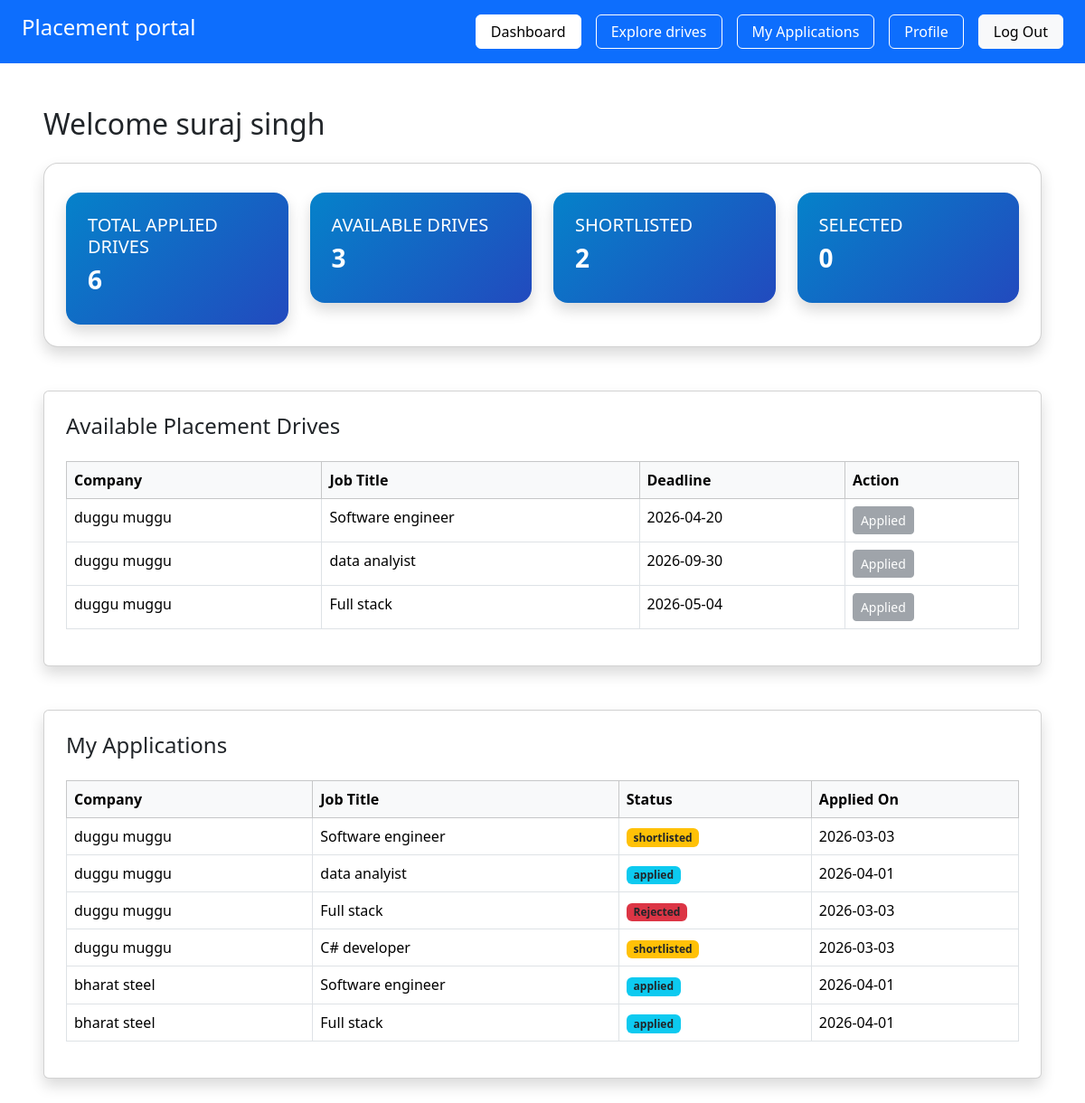
The page /student/dashboard (signed in) on the database as committed earlier.
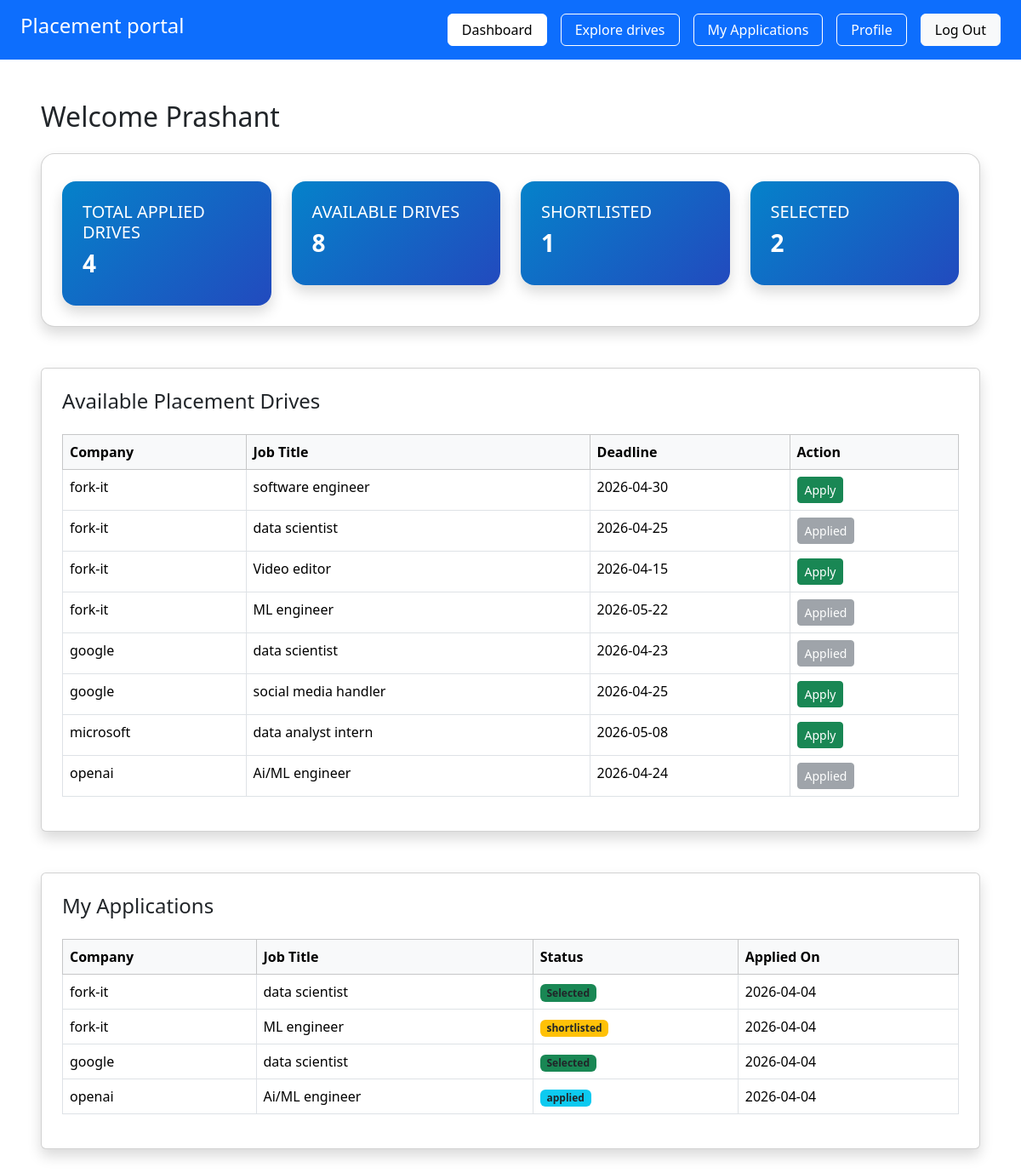
The same page on the database as committed later.
### app/models.py (models this page shows, shortened)
class Student(db.Model):
     __tablename__ = "students"
     id = db.Column(db.Integer, primary_key=True )
     user_id = db.Column(db.Integer, db.ForeignKey("users.id"), nullable=False)
     name = db.Column(db.String(100), nullable=False)
     roll_no = db.Column(db.String(50), unique=True, nullable=False)
     branch= db.Column(db.String(50))
     cgpa=db.Column(db.Float)
     phone = db.Column(db.String(15))
     resume = db.Column(db.String(200))
     is_blacklisted = db.Column(db.Boolean, default=False)
     user = db.relationship("User", backref=db.backref("student", uselist=False), uselist=False )

class PlacementDrive(db.Model):
     __tablename__ = "placement_drives"
     id = db.Column(db.Integer, primary_key=True)
     company_id = db.Column(db.Integer, db.ForeignKey("companies.id"), nullable=False)
     job_title = db.Column(db.String(150), nullable=False )
     description = db.Column(db.Text)
     eligibility= db.Column(db.String(200))
     deadline = db.Column(db.Date)
     status = db.Column(db.String(20) , default = 'pending')
     created_at  = db.Column(db.DateTime, default=datetime.utcnow)
     company= db.relationship('Company', backref='drives')

class Company(db.Model):
     __tablename__ = "companies"
     id = db.Column(db.Integer, primary_key=True)
     user_id = db.Column(db.Integer, db.ForeignKey("users.id"), nullable=False)
     company_name = db.Column(db.String(150), nullable=False)
     hr_name = db.Column(db.String(100))
     website = db.Column(db.String(150))
     approval_status = db.Column(db.String(20), default="pending")
     is_blacklisted = db.Column(db.Boolean, default=False)
     user = db.relationship("User", backref=db.backref("company", uselist=False),uselist=False)

class Application(db.Model):
     __tablename__ = "applications"
     id = db.Column(db.Integer, primary_key=True)
     student_id = db.Column(db.Integer, db.ForeignKey("students.id"), nullable=False)
     drive_id =db.Column(db.Integer, db.ForeignKey("placement_drives.id"), nullable=False)
     applied_on =db.Column(db.DateTime, default=datetime.utcnow)
     status = db.Column(db.String(20), default="applied")
     student = db.relationship("Student", backref="applications")
     drive= db.relationship("PlacementDrive", backref="applications")
     __table_args__ = (
          db.UniqueConstraint("student_id","drive_id", name="unique_application"),
     )

### app/student/routes.py (the view)
@student.route('/student/dashboard')
@login_required
def s_student():
    if current_user.role != "student":
        return "Unauthorized", 403
    stu = Student.query.filter_by(user_id=current_user.id).first()
    if not stu:
        return "Student profile not found", 404
    available_drives = PlacementDrive.query.filter_by(status="open").count()
    applications = Application.query.filter_by(student_id=stu.id).all()
    total_applied = len(applications)
    total_shortlist_dives = Application.query.filter_by(status="shortlisted",student_id=stu.id).count()
    total_selected_dives = Application.query.filter_by(status="selected",student_id=stu.id).count()
    drives = PlacementDrive.query.filter_by(status="open").all()
    applied_drive_ids = [app.drive_id for app in applications]
    return render_template(
        'student/s_dashboard.html',
        stu=stu,
        available_drives=available_drives,
        applications=applications,
        total_applied=total_applied,
        total_shortlist_dives=total_shortlist_dives,
        total_selected_dives=total_selected_dives,
        drives=drives,
        applied_drive_ids=applied_drive_ids
    )

### app/__init__.py (called while the page is built)
@login_manager.user_loader
def load_user(user_id):
    from app.models import User
    return User.query.get(int(user_id))

### app/templates/student/s_dashboard.html
{% extends 'base.html' %}
{% block content %}
<div class="p-5  bg-opacity-25 min-vh-100">
    <h3 class="mb-4 fs-2">Welcome {{ stu.name }}</h3>
     {% include 'student/stats.html'   %}
     {% include 'student/avail_drive.html'   %}
     {% include 'student/applied_drive.html'   %}
</div>
{% endblock %}

### app/templates/student/avail_drive.html
<div class="card shadow p-4 mt-5">
    <h4 class="">Available Placement Drives</h4>
    {% if drives %}
    <table class="table table-bordered table-hover mt-3">
        <thead class="table-light">
            <tr>
                <th>Company</th>
                <th>Job Title</th>
                <th>Deadline</th>
                <th>Action</th>
            </tr>
        </thead>
        <tbody>
            {% for drive in drives %}
            <tr>
                <td>{{ drive.company.company_name }}</td>
                <td>{{ drive.job_title }}</td>
                <td>{{ drive.deadline.strftime('%Y-%m-%d') }}</td>
                <td>
                    {% if drive.id in applied_drive_ids %}
                        <button class="btn btn-secondary btn-sm" disabled> Applied </button>
                    {% else %}
                     <a href="/student/apply/{{ drive.id }}" class="btn btn-success btn-sm"> Apply </a>
                    {% endif %}
                </td>
            </tr>
            {% endfor %}
        </tbody>
    </table>
    {% else %}
        <p class="text-muted">No drives available.</p>
    {% endif %}
</div>

### app/templates/student/applied_drive.html
<div class="card shadow p-4 mt-5">
<h4 class="">My Applications</h4>
    {% if applications %}
    <table class="table table-bordered mt-3">
        <thead class="table-light">
            <tr>
                <th>Company</th>
                <th>Job Title</th>
                <th>Status</th>
                <th>Applied On</th>
            </tr>
        </thead>
        <tbody>
            {% for app in applications %}
            <tr>
                <td>{{ app.drive.company.company_name }}</td>
                <td>{{ app.drive.job_title }}</td>
                <td>
                {% if app.status == "selected" %}
                    <span class="badge bg-success text-dark">Selected</span>
                {% elif app.status == "rejected" %}
                    <span class="badge bg-danger text-dark">Rejected</span>
                {% elif app.status == "shortlisted" %}
                    <span class="badge bg-warning text-dark">shortlisted</span>
                {% else %}
                    <span class="badge bg-info text-dark">{{ app.status }}</span>
                {% endif %}
                </td>
                <td>{{ app.applied_on.strftime('%Y-%m-%d') }}</td>
            </tr>
            {% endfor %}
        </tbody>
    </table>
    {% else %}
        <p class="text-muted">You haven't applied to any drives yet.</p>
    {% endif %}
    </div>

Rows that differ between the two databases and show on the page:
removed PlacementDrive: company.company_name "duggu muggu", job_title "Software engineer", deadline "2026-04-20", shows "Applied"
removed PlacementDrive: company.company_name "duggu muggu", job_title "data analyist", deadline "2026-09-30", shows "Applied"
removed PlacementDrive: company.company_name "duggu muggu", job_title "Full stack", deadline "2026-05-04", shows "Applied"
no longer on this page (row edited): Application: drive.company.company_name "duggu muggu", drive.job_title "Software engineer", status "shortlisted", applied_on "2026-03-03"
no longer on this page (row edited): Application: drive.company.company_name "duggu muggu", drive.job_title "data analyist", status "applied", applied_on "2026-04-01"
no longer on this page (row edited): Application: drive.company.company_name "duggu muggu", drive.job_title "Full stack", status "Rejected", applied_on "2026-03-03"
no longer on this page (row edited): Application: drive.company.company_name "duggu muggu", drive.job_title "C# developer", status "shortlisted", applied_on "2026-03-03"
no longer on this page (row edited): Application: drive.company.company_name "bharat steel", drive.job_title "Software engineer", status "applied", applied_on "2026-04-01"
no longer on this page (row edited): Application: drive.company.company_name "bharat steel", drive.job_title "Full stack", status "applied", applied_on "2026-04-01"
changed Student: name "suraj singh" → "Prashant"
added PlacementDrive: company.company_name "fork-it", job_title "software engineer", deadline "2026-04-30"
added PlacementDrive: company.company_name "fork-it", job_title "data scientist", deadline "2026-04-25", shows "Applied"
added PlacementDrive: company.company_name "fork-it", job_title "Video editor", deadline "2026-04-15"
now on this page (row edited): PlacementDrive: company.company_name "fork-it", job_title "ML engineer", deadline "2026-05-22", shows "Applied"
now on this page (row edited): PlacementDrive: company.company_name "google", job_title "data scientist", deadline "2026-04-23", shows "Applied"
now on this page (row edited): PlacementDrive: company.company_name "google", job_title "social media handler", deadline "2026-04-25"
added PlacementDrive: company.company_name "microsoft", job_title "data analyst intern", deadline "2026-05-08"
added PlacementDrive: company.company_name "openai", job_title "Ai/ML engineer", deadline "2026-04-24", shows "Applied"
added Application: drive.company.company_name "fork-it", drive.job_title "data scientist", status "Selected", applied_on "2026-04-04"
now on this page (row edited): Application: drive.company.company_name "fork-it", drive.job_title "ML engineer", status "shortlisted", applied_on "2026-04-04"
now on this page (row edited): Application: drive.company.company_name "google", drive.job_title "data scientist", status "Selected", applied_on "2026-04-04"
now on this page (row edited): Application: drive.company.company_name "openai", drive.job_title "Ai/ML engineer", status "applied", applied_on "2026-04-04"
Other text that changed with them:
{{ total_applied }}: "6" → "4"
{{ available_drives }}: "3" → "8"
{{ total_shortlist_dives }}: "2" → "1"
{{ total_selected_dives }}: "0" → "2"
